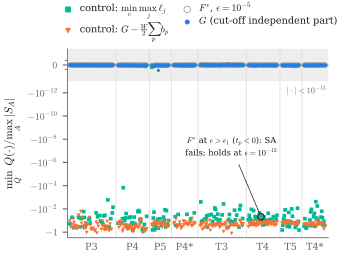

Generate this figure with Python:
"""Fig. 3: minimum facet value of the holographic entropy cone over random configurations.

Reads the logs written by the Schottky-surface test (two hyperbolic metrics with a common marking,
interval and whole-boundary parties) and plots, for every configuration, the smallest value of
Q(S)/max|S| over all facets Q of C_N (N = 3, 4, 5: 7, 20, 372 facets) for
  G        the cut-off independent part of the decomposition F = G + sum_p t_p b_p,
  F^eps    the regulated functional itself at eps = 1e-5,
  ctl 1    G - (W/2) sum_p b_p   (wrong subtraction of the endpoint terms),
  ctl 2    min_c max_j l_j(c)    (not a positive combination of lengths).
Usage: python3 fig3_numerics.py <log directory> <output.pdf>
"""
import re, sys, os, glob
import numpy as np
import matplotlib.pyplot as plt
sys.path.insert(0, os.path.dirname(os.path.abspath(__file__)))
import style
style.apply()

logdir = sys.argv[1] if len(sys.argv) > 1 else "../../fullcone"
out = sys.argv[2] if len(sys.argv) > 2 else "fig3_numerics.pdf"

runs = [("pants", 3, "run_pants_N3.log"), ("pants", 4, "run_pants_N4.log"), ("pants", 5, "run_pants_N5.log"),
        ("pants", 4, "run_hard1_pants_N4.log"),
        ("torus", 3, "run_torus_N3.log"), ("torus", 4, "run_torus_N4.log"), ("torus", 5, "run_torus_N5.log"),
        ("torus", 4, "run_hard2_torus_N4.log")]
pat = re.compile(r"facet\(F\)=([-+0-9.e]+) facet\(G\)=([-+0-9.e]+) ctl=([-+0-9.e]+) max=([-+0-9.e]+)")

fig, ax = plt.subplots(figsize=(3.4, 2.55))
x0 = 0
ticks, labels, bounds = [], [], []
total = 0
allG, allF = [], []
for k, (top, N, fn) in enumerate(runs):
    rows = [tuple(map(float, m.groups())) for m in map(pat.search, open(os.path.join(logdir, fn))) if m]
    rows = np.array(rows)
    n = len(rows); total += n
    xs = x0 + np.arange(n)
    F, G, C1, C2 = rows.T
    allG += list(G); allF += list(F)
    kw = dict(s=7, linewidths=0, zorder=3)
    ax.scatter(xs, C2, marker="s", color=style.AQUA, label=r"control: $\min_c\max_j\ell_j$" if k == 0 else None, **kw)
    ax.scatter(xs, C1, marker="v", color=style.ORANGE, label=r"control: $G-\frac{W}{2}\sum_p b_p$" if k == 0 else None, **kw)
    ax.scatter(xs, F, marker="o", facecolors="none", edgecolors=style.GRAY, s=9, linewidths=0.5, zorder=3,
               label=r"$F^{\epsilon}$, $\epsilon=10^{-5}$" if k == 0 else None)
    ax.scatter(xs, G, marker="o", color=style.BLUE, s=5, linewidths=0, zorder=4,
               label=r"$G$ (cut-off independent part)" if k == 0 else None)
    bad = np.where(F < -1e-9)[0]
    for i in bad:
        ax.scatter([xs[i]], [F[i]], marker="o", facecolors="none", edgecolors=style.INK, s=22, linewidths=0.8, zorder=5)
        ax.annotate(r"$F^{\epsilon}$ at $\epsilon>\epsilon_1$ ($t_p<0$): SA" "\n" r"fails; holds at $\epsilon=10^{-12}$",
                    xy=(xs[i], F[i]), xytext=(xs[i] - 40, -3e-7), fontsize=6, color=style.INK, ha="center",
                    arrowprops=dict(arrowstyle="-", lw=0.5, color=style.INK, shrinkB=3))
    ticks.append(x0 + n / 2 - 0.5)
    labels.append(("P" if top == "pants" else "T") + f"{N}" + ("*" if "hard" in fn else ""))
    x0 += n + 6
    bounds.append(x0 - 3)

ax.set_yscale("symlog", linthresh=1e-14, linscale=0.35)
ax.axhspan(-1e-13, 1e-13, color="#eeeeee", zorder=0, lw=0)
ax.axhline(0, color=style.INK2, lw=0.5, zorder=1)
for b in bounds[:-1]:
    ax.axvline(b, color=style.GRID, lw=0.5, zorder=0)
ax.set_xticks(ticks); ax.set_xticklabels(labels)
ax.set_xlim(-3, x0 - 3)
ax.set_ylim(-3, 1e-13)
ax.set_yticks([-1, -1e-2, -1e-4, -1e-6, -1e-8, -1e-10, -1e-12, 0])
ax.set_yticklabels([r"$-1$", r"$-10^{-2}$", r"$-10^{-4}$", r"$-10^{-6}$", r"$-10^{-8}$", r"$-10^{-10}$", r"$-10^{-12}$", r"$0$"])
ax.set_ylabel(r"$\min_{Q}\;Q(\cdot)/\max_A|S_A|$")
ax.text(x0 - 5, -2.5e-13, r"$|\cdot|<10^{-13}$", fontsize=6, color=style.INK2, ha="right", va="top")
for s in ("top", "right"):
    ax.spines[s].set_visible(False)
ax.tick_params(axis="x", length=0)
leg = ax.legend(loc="lower center", bbox_to_anchor=(0.5, 1.0), ncol=2, frameon=False,
                handletextpad=0.2, columnspacing=0.8, borderpad=0.1, labelspacing=0.2, markerscale=1.6)
fig.tight_layout(pad=0.2)
fig.savefig(out)
print(f"configurations: {total}; min G facet {min(allG):.2e}; F violations {sum(f < -1e-9 for f in allF)}")
